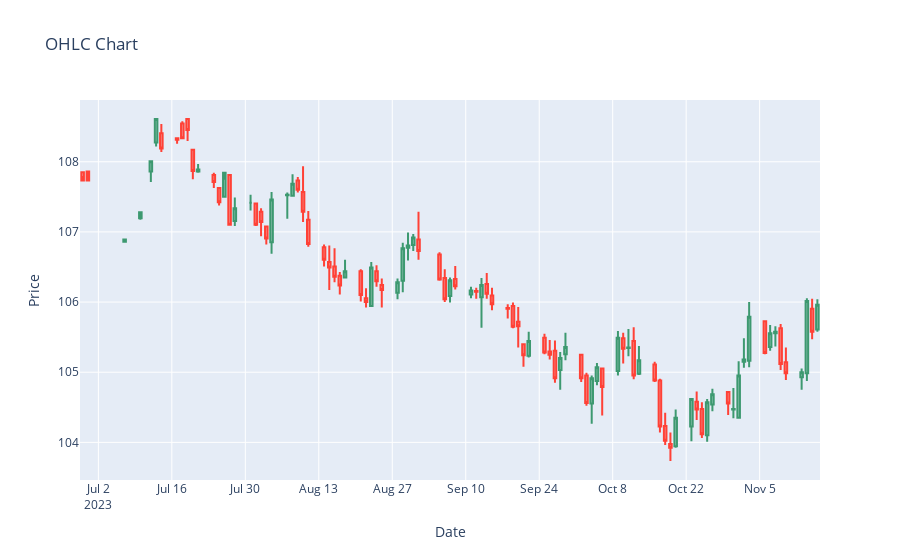

The code cell stored with this chart in its notebook:
### Code cell
df = hist_df.dropna()
# get the cart
fig = plotlyUtils.create_candlestick(hist_df, ohlc_cols=['OPEN', 'HIGH', 'LOW', 'CLOSE'])
# plot the chart
fig.show()
